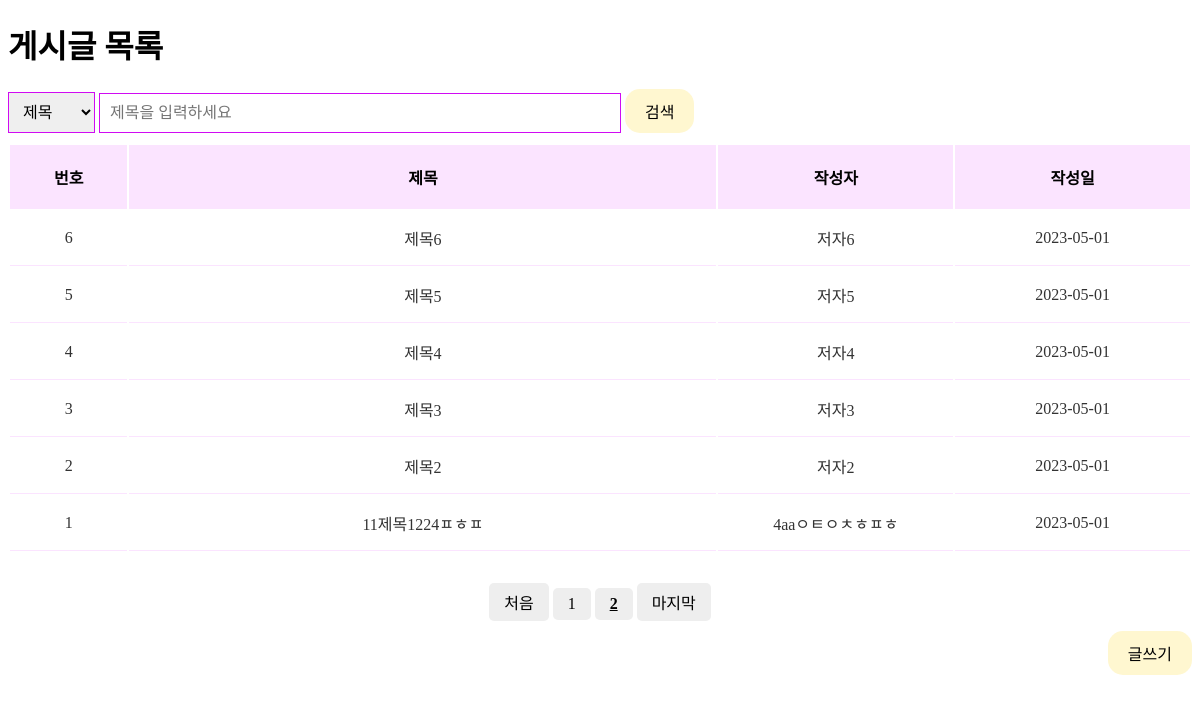
Before: /index.php?page=2 with the older database file.
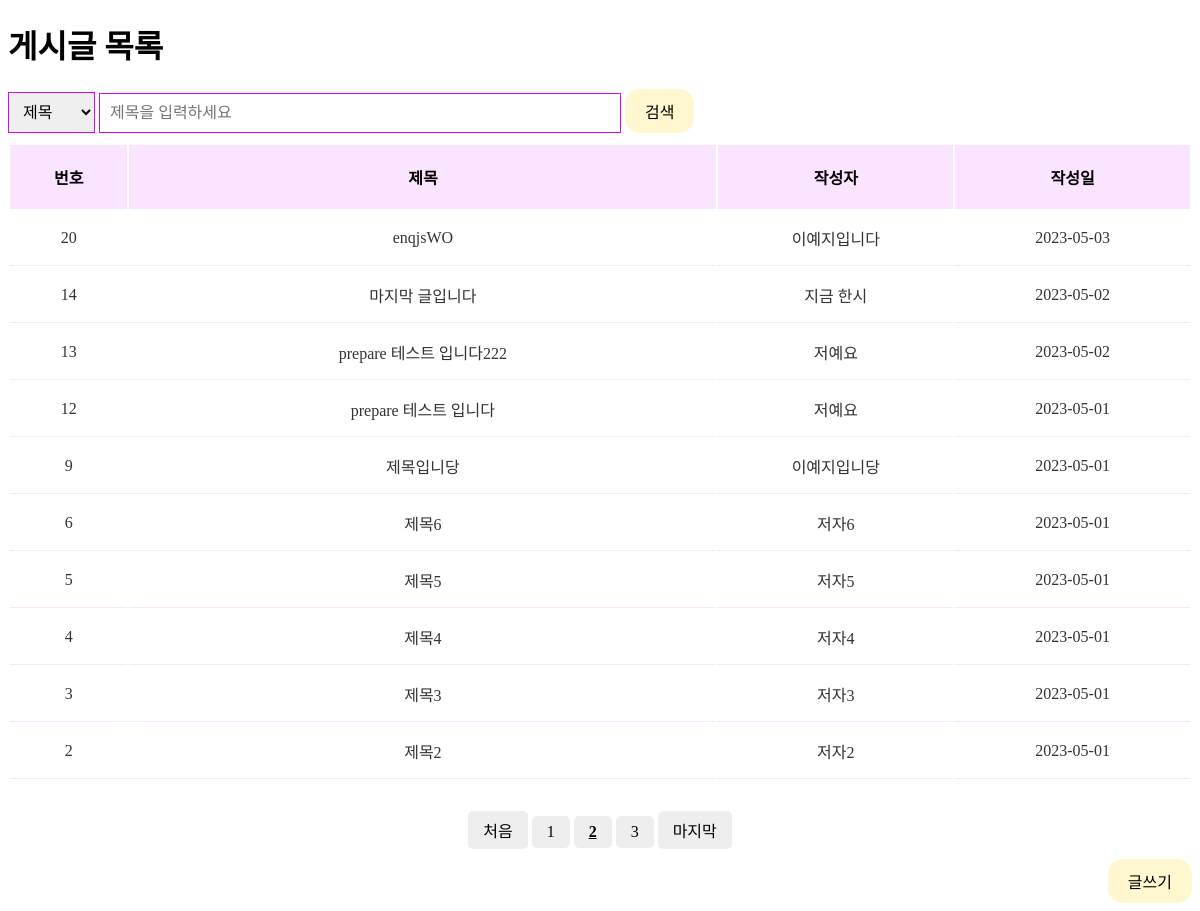
After: the same page with the newer database file.
### tables this page shows
CREATE TABLE `post` (
  `idx` int(11) NOT NULL,
  `title` varchar(50) NOT NULL,
  `content` varchar(2000) NOT NULL,
  `author` varchar(30) NOT NULL,
  `created_at` date NOT NULL DEFAULT current_timestamp(),
  `password` varchar(255) NOT NULL
);

### controller/Controller.php (called while the page is built, shortened)
<?php
require_once './model/Model.php';
require_once './view/View.php';
class Controller {
    private $model;
    private $view;
    public function __construct(){
        $this -> model = new Model();
        $this -> view = new View();
    }
    public function listPost($search_option, $search){
        $perPage = 10;
        $currentPage = $_GET['page'] ? $_GET['page'] : 1;
        $start = ($currentPage - 1) * $perPage;
        $total = $this -> model -> getTotalPost();
        $totalPage = ceil($total / $perPage);
        $post = $this -> model -> getListPost($search_option, $search, $start, $perPage);
        $this -> view -> showListPost($post, $search_option, $search, $currentPage, $totalPage);
    }
}
?>

### model/Model.php (called while the page is built, shortened)
<?php
require_once 'database/Database.php';
class Model {
    private $db;
    public function __construct(){
        $this -> db = Database::getInstance() -> getPdo();
    }
    public function getTotalPost() {
        $sql = "SELECT COUNT(*) AS total FROM post";
        $stmt = $this -> db -> prepare($sql);
        $stmt -> execute();
        $result = $stmt -> fetch(PDO::FETCH_ASSOC);
        return $result['total'];
    }
    public function getListPost($search_option, $search, $start, $perPage){
        if(!$search){
            $sql = "SELECT * FROM post ORDER BY idx DESC LIMIT {$start}, {$perPage}";
        } else {
            $sql = "SELECT * FROM post WHERE {$search_option} LIKE '%{$search}%' ORDER BY idx DESC LIMIT {$start}, {$perPage}";
        }
        $stmh = $this -> db -> prepare($sql);
        $stmh -> execute();
        $result = $stmh -> fetchAll();
        return $result;
    }
}
?>

### database/Database.php (called while the page is built)
<?php
class Database{
    private static $instance = null;
    private $pdo;
    private function __construct(){
        $host = "localhost";
        $username = "root";
        $password = "";
        $dbname="board";
        try {
            $this -> pdo = new PDO("mysql:host=$host;dbname=$dbname;charset=utf8", $username, $password);
            $this -> pdo -> setAttribute(PDO::ATTR_ERRMODE, PDO::ERRMODE_EXCEPTION);
        } catch (PDOException $e){
            die('데이터베이스 연결 실패: ' . $e -> getMessage());
        }
    }
    public static function getInstance(){
        if(self::$instance == null){
            self::$instance = new Database();
        }
        return self::$instance;
    }
    public function getPdo(){
        return $this -> pdo;
    }
}
?>

### view/View.php (the view, shortened to what the changed rows need)
<?php
class View{
    public function showListPost($post, $search_option, $search, $currentPage, $totalPage){
        $titleSelected = ($search_option === 'title') ? 'selected' : '';
        $authorSelected = ($search_option === 'author') ? 'selected' : '';
        $contentSelected = ($search_option === 'content') ? 'selected' : '';
        $this -> title = (!$search) ? "게시글 목록" : "게시글 검색 결과";
        $this -> content = <<<HTML
            <h1>{$this -> title}</h1>
            <form action="index.php" method="post">
                <select name="search_option" id="">
                    <option value="title" {$titleSelected}>제목</option>
                    <option value="author" {$authorSelected}>작성자</option>
                    <option value="content" {$contentSelected}>내용</option>
                </select>
                <input type="text" name="search" placeholder="제목을 입력하세요" value="{$search}" style="display: inline-block;">
                <button type="submit">검색</button>
            </form>
            <table>
                <colgroup>
                    <col width="10%" />
                    <col width="50%" />
                    <col width="20%" />
                    <col width="20%" />
                </colgroup>
                <thead class="thead">
                    <tr>
                        <th>번호</th>
                        <th>제목</th>
                        <th>작성자</th>
                        <th>작성일</th>
                    </tr>
                </thead>
                <tbody class="tbody">
        HTML;
        foreach($post as $row){
            $this -> content .= <<<HTML
                    <tr>
                        <td>
                            <a href="view.php?idx={$row['idx']}" class="title">
                                {$row['idx']}
                            </a>
                        </td>
                        <td>
                            <a href="view.php?idx={$row['idx']}" class="title">
                                {$row['title']}
                            </a>
                        </td>
                        <td>
                            {$row['author']}
                        </td>
                        <td>
                            {$row['created_at']}
                        </td>
                    </tr>
            HTML;
        }
        $this -> content .= <<<HTML
                </tbody>
            </table>
            <div class="paging">
                <a href="index.php?page=1">처음</a>
        HTML;
        for($page = 1; $page <= $totalPage; $page++){
            if( $page == $currentPage ){
                $this -> content .= <<<HTML
                    <a href="index.php?page={$page}" class="current">{$page}</a>
                HTML;
            } else {
                $this -> content .= <<<HTML
                    <a href="index.php?page={$page}">{$page}</a>
                HTML;
            }
        }
        $this -> content .= <<<HTML
                <a href="index.php?page={$totalPage}">마지막</a>
            </div>
            <div class="btns_wrap">
                <a href="write.php">글쓰기</a>
        HTML;
        echo $this -> content;
    }
}
?>

Changed rows visible on the page:
no longer on this page (row edited): post: idx "1", title "11제목1224ㅍㅎㅍ", author "4aaㅇㅌㅇㅊㅎㅍㅎ", created_at "2023-05-01"
now on this page (row edited): post: idx "20", title "enqjsWO", author "이예지입니다", created_at "2023-05-03"
now on this page (row edited): post: idx "14", title "마지막 글입니다", author "지금 한시", created_at "2023-05-02"
now on this page (row edited): post: idx "13", title "prepare 테스트 입니다222", author "저예요", created_at "2023-05-02"
now on this page (row edited): post: idx "12", title "prepare 테스트 입니다", author "저예요", created_at "2023-05-01"
now on this page (row edited): post: idx "9", title "제목입니당", author "이예지입니당", created_at "2023-05-01"
